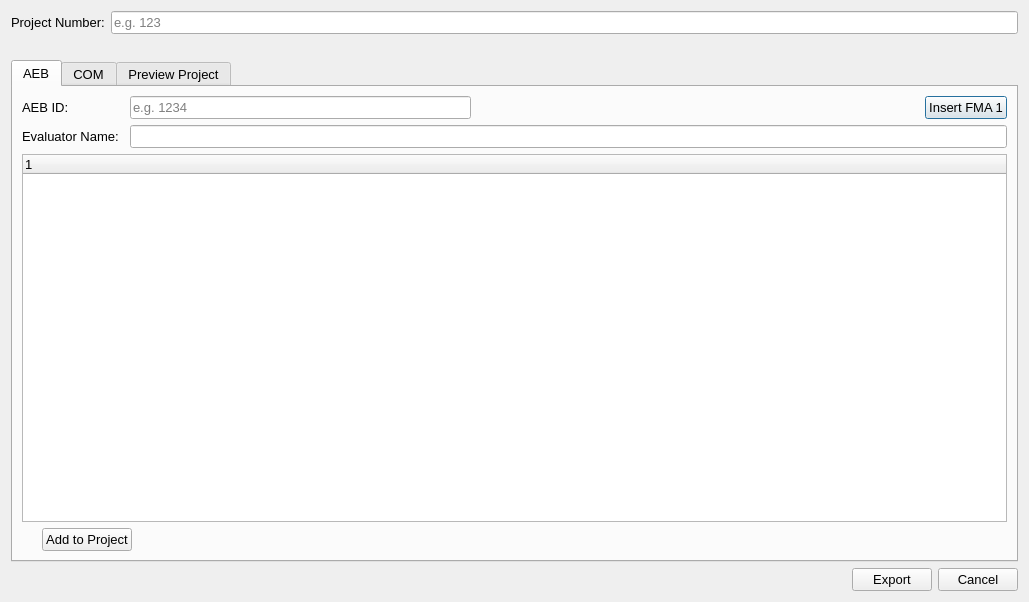
<?xml version="1.0" encoding="UTF-8"?>
<ui version="4.0">
 <class>NewProject</class>
 <widget class="QDialog" name="NewProject">
  <property name="geometry">
   <rect>
    <x>0</x>
    <y>0</y>
    <width>1029</width>
    <height>602</height>
   </rect>
  </property>
  <property name="font">
   <font>
    <pointsize>10</pointsize>
   </font>
  </property>
  <property name="windowTitle">
   <string>New Project</string>
  </property>
  <property name="whatsThis">
   <string>&lt;html&gt;&lt;head/&gt;&lt;body&gt;&lt;p&gt;Creating AEB and COM Files for Projects&lt;/p&gt;&lt;p&gt;&lt;br/&gt;&lt;/p&gt;&lt;p&gt;AEB Tab&lt;/p&gt;&lt;p&gt;&lt;br/&gt;&lt;/p&gt;&lt;p&gt;The purpose of this tab is to create AEB files, adding FMA sections are optional however the AEB ID and Evaluator name is mandatory for the file. &lt;/p&gt;&lt;p&gt;&lt;br/&gt;&lt;/p&gt;&lt;p&gt;COM Tab&lt;/p&gt;&lt;p&gt;&lt;br/&gt;&lt;/p&gt;&lt;p&gt;The purpose of this tab is to create COM files &lt;/p&gt;&lt;/body&gt;&lt;/html&gt;</string>
  </property>
  <layout class="QVBoxLayout" name="verticalLayout_9">
   <item>
    <layout class="QVBoxLayout" name="verticalLayout_4">
     <item>
      <layout class="QHBoxLayout" name="horizontalLayout">
       <item>
        <widget class="QLabel" name="label">
         <property name="font">
          <font>
           <pointsize>10</pointsize>
          </font>
         </property>
         <property name="text">
          <string>Project Number:</string>
         </property>
        </widget>
       </item>
       <item>
        <widget class="QLineEdit" name="lineEdit">
         <property name="placeholderText">
          <string>e.g. 123</string>
         </property>
        </widget>
       </item>
      </layout>
     </item>
     <item>
      <spacer name="horizontalSpacer_9">
       <property name="orientation">
        <enum>Qt::Horizontal</enum>
       </property>
       <property name="sizeHint" stdset="0">
        <size>
         <width>40</width>
         <height>20</height>
        </size>
       </property>
      </spacer>
     </item>
     <item>
      <widget class="QTabWidget" name="tabWidget">
       <property name="currentIndex">
        <number>0</number>
       </property>
       <widget class="QWidget" name="tab">
        <attribute name="title">
         <string>AEB</string>
        </attribute>
        <layout class="QVBoxLayout" name="verticalLayout_5">
         <item>
          <layout class="QVBoxLayout" name="verticalLayout">
           <item>
            <layout class="QHBoxLayout" name="horizontalLayout_3">
             <item>
              <layout class="QHBoxLayout" name="horizontalLayout_2">
               <item>
                <widget class="QLabel" name="label_2">
                 <property name="text">
                  <string>AEB ID: </string>
                 </property>
                </widget>
               </item>
               <item>
                <spacer name="horizontalSpacer_7">
                 <property name="orientation">
                  <enum>Qt::Horizontal</enum>
                 </property>
                 <property name="sizeType">
                  <enum>QSizePolicy::Fixed</enum>
                 </property>
                 <property name="sizeHint" stdset="0">
                  <size>
                   <width>52</width>
                   <height>20</height>
                  </size>
                 </property>
                </spacer>
               </item>
               <item>
                <widget class="QLineEdit" name="lineEdit_2">
                 <property name="placeholderText">
                  <string>e.g. 1234</string>
                 </property>
                </widget>
               </item>
              </layout>
             </item>
             <item>
              <spacer name="horizontalSpacer">
               <property name="orientation">
                <enum>Qt::Horizontal</enum>
               </property>
               <property name="sizeHint" stdset="0">
                <size>
                 <width>100</width>
                 <height>20</height>
                </size>
               </property>
              </spacer>
             </item>
             <item>
              <widget class="QPushButton" name="pushButton">
               <property name="text">
                <string>Insert FMA 1</string>
               </property>
              </widget>
             </item>
            </layout>
           </item>
           <item>
            <layout class="QHBoxLayout" name="horizontalLayout_9">
             <item>
              <widget class="QLabel" name="label_4">
               <property name="text">
                <string>Evaluator Name:</string>
               </property>
              </widget>
             </item>
             <item>
              <spacer name="horizontalSpacer_8">
               <property name="orientation">
                <enum>Qt::Horizontal</enum>
               </property>
               <property name="sizeType">
                <enum>QSizePolicy::Fixed</enum>
               </property>
               <property name="sizeHint" stdset="0">
                <size>
                 <width>5</width>
                 <height>20</height>
                </size>
               </property>
              </spacer>
             </item>
             <item>
              <widget class="QLineEdit" name="lineEdit_4">
               <property name="autoFillBackground">
                <bool>false</bool>
               </property>
              </widget>
             </item>
            </layout>
           </item>
           <item>
            <widget class="QTreeWidget" name="treeWidget">
             <column>
              <property name="text">
               <string/>
              </property>
             </column>
            </widget>
           </item>
           <item>
            <layout class="QHBoxLayout" name="horizontalLayout_4">
             <item>
              <spacer name="horizontalSpacer_5">
               <property name="orientation">
                <enum>Qt::Horizontal</enum>
               </property>
               <property name="sizeType">
                <enum>QSizePolicy::Fixed</enum>
               </property>
               <property name="sizeHint" stdset="0">
                <size>
                 <width>20</width>
                 <height>20</height>
                </size>
               </property>
              </spacer>
             </item>
             <item>
              <widget class="QPushButton" name="pushButton_2">
               <property name="text">
                <string>Add to Project</string>
               </property>
              </widget>
             </item>
             <item>
              <spacer name="horizontalSpacer_4">
               <property name="orientation">
                <enum>Qt::Horizontal</enum>
               </property>
               <property name="sizeHint" stdset="0">
                <size>
                 <width>40</width>
                 <height>20</height>
                </size>
               </property>
              </spacer>
             </item>
            </layout>
           </item>
          </layout>
         </item>
        </layout>
       </widget>
       <widget class="QWidget" name="tab_2">
        <attribute name="title">
         <string>COM</string>
        </attribute>
        <layout class="QVBoxLayout" name="verticalLayout_8">
         <item>
          <layout class="QHBoxLayout" name="horizontalLayout_13">
           <item>
            <layout class="QVBoxLayout" name="verticalLayout_2">
             <item>
              <layout class="QHBoxLayout" name="horizontalLayout_6">
               <item>
                <widget class="QLabel" name="label_3">
                 <property name="text">
                  <string>COM ID: </string>
                 </property>
                </widget>
               </item>
               <item>
                <widget class="QLineEdit" name="lineEdit_3">
                 <property name="placeholderText">
                  <string>e.g. 1234</string>
                 </property>
                </widget>
               </item>
              </layout>
             </item>
             <item>
              <layout class="QHBoxLayout" name="horizontalLayout_10">
               <item>
                <widget class="QLabel" name="label_5">
                 <property name="text">
                  <string>Evaluator Name:</string>
                 </property>
                </widget>
               </item>
               <item>
                <widget class="QLineEdit" name="lineEdit_5"/>
               </item>
              </layout>
             </item>
             <item>
              <widget class="QTabWidget" name="tabWidget_2">
               <property name="currentIndex">
                <number>0</number>
               </property>
               <widget class="QWidget" name="tab_4">
                <attribute name="title">
                 <string>Tab 1</string>
                </attribute>
                <widget class="QWidget" name="layoutWidget">
                 <property name="geometry">
                  <rect>
                   <x>10</x>
                   <y>10</y>
                   <width>167</width>
                   <height>116</height>
                  </rect>
                 </property>
                 <layout class="QVBoxLayout" name="verticalLayout_3">
                  <item>
                   <widget class="QPushButton" name="pushButton_5">
                    <property name="text">
                     <string>Edit Basic Configuration</string>
                    </property>
                   </widget>
                  </item>
                  <item>
                   <widget class="QPushButton" name="pushButton_7">
                    <property name="text">
                     <string>Configure ACP</string>
                    </property>
                   </widget>
                  </item>
                  <item>
                   <widget class="QPushButton" name="pushButton_6">
                    <property name="text">
                     <string>Add Remote Destination</string>
                    </property>
                   </widget>
                  </item>
                  <item>
                   <widget class="QPushButton" name="pushButton_8">
                    <property name="text">
                     <string>Insert Track Section Details</string>
                    </property>
                   </widget>
                  </item>
                 </layout>
                </widget>
               </widget>
               <widget class="QWidget" name="tab_5">
                <attribute name="title">
                 <string>Tab 2</string>
                </attribute>
               </widget>
              </widget>
             </item>
             <item>
              <layout class="QHBoxLayout" name="horizontalLayout_7">
               <item>
                <spacer name="horizontalSpacer_6">
                 <property name="orientation">
                  <enum>Qt::Horizontal</enum>
                 </property>
                 <property name="sizeType">
                  <enum>QSizePolicy::Fixed</enum>
                 </property>
                 <property name="sizeHint" stdset="0">
                  <size>
                   <width>20</width>
                   <height>20</height>
                  </size>
                 </property>
                </spacer>
               </item>
               <item>
                <widget class="QPushButton" name="pushButton_9">
                 <property name="text">
                  <string>Add to Project</string>
                 </property>
                </widget>
               </item>
               <item>
                <spacer name="horizontalSpacer_2">
                 <property name="orientation">
                  <enum>Qt::Horizontal</enum>
                 </property>
                 <property name="sizeHint" stdset="0">
                  <size>
                   <width>40</width>
                   <height>20</height>
                  </size>
                 </property>
                </spacer>
               </item>
              </layout>
             </item>
            </layout>
           </item>
           <item>
            <widget class="QTreeWidget" name="treeWidget_4">
             <column>
              <property name="text">
               <string notr="true">1</string>
              </property>
             </column>
            </widget>
           </item>
          </layout>
         </item>
        </layout>
       </widget>
       <widget class="QWidget" name="tab_3">
        <attribute name="title">
         <string>Preview Project</string>
        </attribute>
        <layout class="QVBoxLayout" name="verticalLayout_7">
         <item>
          <layout class="QVBoxLayout" name="verticalLayout_6">
           <item>
            <layout class="QHBoxLayout" name="horizontalLayout_12">
             <item>
              <widget class="QLabel" name="label_6">
               <property name="text">
                <string>AEB File Configurations</string>
               </property>
              </widget>
             </item>
             <item>
              <widget class="QLabel" name="label_7">
               <property name="text">
                <string>COM File Configurations</string>
               </property>
              </widget>
             </item>
            </layout>
           </item>
           <item>
            <layout class="QHBoxLayout" name="horizontalLayout_11">
             <item>
              <widget class="QTreeWidget" name="treeWidget_3">
               <column>
                <property name="text">
                 <string notr="true">1</string>
                </property>
               </column>
              </widget>
             </item>
             <item>
              <widget class="QTreeWidget" name="treeWidget_2">
               <column>
                <property name="text">
                 <string notr="true">1</string>
                </property>
               </column>
              </widget>
             </item>
            </layout>
           </item>
          </layout>
         </item>
        </layout>
       </widget>
      </widget>
     </item>
     <item>
      <layout class="QHBoxLayout" name="horizontalLayout_8">
       <item>
        <spacer name="horizontalSpacer_3">
         <property name="orientation">
          <enum>Qt::Horizontal</enum>
         </property>
         <property name="sizeHint" stdset="0">
          <size>
           <width>40</width>
           <height>20</height>
          </size>
         </property>
        </spacer>
       </item>
       <item>
        <layout class="QHBoxLayout" name="horizontalLayout_5">
         <item>
          <widget class="QPushButton" name="pushButton_3">
           <property name="text">
            <string>Export</string>
           </property>
          </widget>
         </item>
         <item>
          <widget class="QPushButton" name="pushButton_4">
           <property name="text">
            <string>Cancel</string>
           </property>
          </widget>
         </item>
        </layout>
       </item>
      </layout>
     </item>
    </layout>
   </item>
  </layout>
 </widget>
 <resources/>
 <connections/>
</ui>
